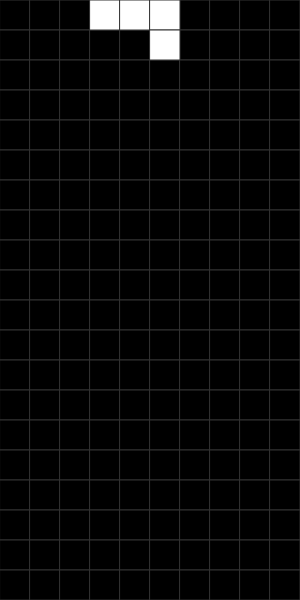
Frame 1 (no input)
Frame 60 (no input): identical to frame 1, image omitted
Frame 120 (the mouse pressed at the canvas centre since frame 60): identical to frame 1, image omitted

The p5.js sketch that drew this single still picture (run headless with seeded random() and noise() and a simulated clock; from frame 60 on, the mouse is pressed at the canvas centre):

// p5.js sketch
// ── sketch.js
// Definerer spillets dimensioner og celle størrelse
const cols = 10, rows = 20, cellSize = 30;

// Initialiserer variabler til gitteret
let grid;
let currentPiece;
let nextPiece;

// De forskellige brikker (tetrominoes), de skal ikke ændres undervejs, og der bruges derfor "const"
const tetrominoes = [
  [[1, 1, 1, 1]], // I-form
  [[1, 1], [1, 1]], // O-form
  [[0, 1, 0], [1, 1, 1]], // T-form
  [[1, 1, 0], [0, 1, 1]], // S-form
  [[0, 1, 1], [1, 1, 0]], // Z-form
  [[1, 1, 1], [0, 0, 1]], // L-form
  [[1, 1, 1], [1, 0, 0]]  // J-form
];

// Setup-funktion, der kører én gang ved start
function setup() {
  createCanvas(cols * cellSize, rows * cellSize); // Opretter canvas i den rette størrelse
  grid = Array.from({ length: rows }, () => Array(cols).fill(0)); // Initialiserer et tomt gitter
  currentPiece = new Piece(); // Opretter en ny brik
  nextPiece = new Piece(); // Opretter den næste brik
}

// Hoved-loopet, der opdaterer spillet og tegner elementerne
function draw() {
  background(0); // Sætter baggrunden til sort
  drawGrid(); // Tegner spillepladen
  currentPiece.show(); // Viser den nuværende brik
}

// Funktion til at tegne gitteret på canvas
function drawGrid() {
  grid.forEach((row, y) => row.forEach((cell, x) => {
    stroke(50); // Tegner kantfarve
    
    if (cell) {
      fill('white'); // Hvis feltet er 1 (fyldt), tegnes det hvidt
    } else {
      fill('black'); // Ellers tegnes det sort
    }
    
    rect(x * cellSize, y * cellSize, cellSize, cellSize); // Tegner rektangler for hver celle
  }));
}

// Klasse, der repræsenterer en brik
class Piece {
  constructor() {
    this.shape = random(tetrominoes); // Vælger en tilfældig form
    this.x = 3; // Starter i midten af spilleområdet
    this.y = 0; // Starter øverst
  }
  
  // Tegner brikken på spilleområdet
  show() {
    fill("white"); // Brikkerne vises i hvid
    this.shape.forEach((row, y) =>
      row.forEach((cell, x) => {
        if (cell) {
          rect((this.x + x) * cellSize, (this.y + y) * cellSize, cellSize, cellSize);
        }
      })
    );
  }
}
